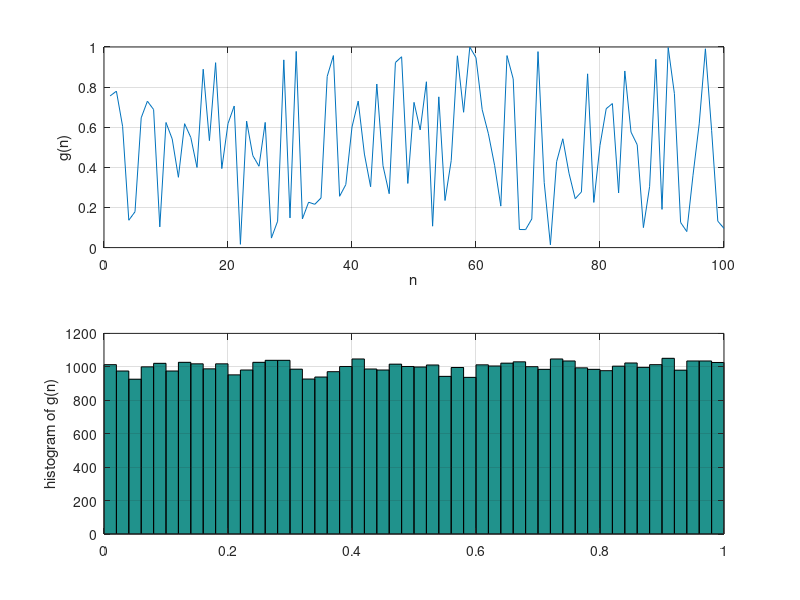

This figure's MATLAB source:
clear;           %清除内存中可能保留的MATLAB变量
N = 50000;       % 噪声信号的长度
g = rand(1, N);  % 产生均匀分布的伪随机数，即白噪声，均值约为0.5
g_mean = mean(g);  % 计算均值
power_g = var(g);  % 计算方差

subplot(211);    % 在一个图上分成上、下两个子图
plot(g(1:100));  % 绘制信号中的前100个点
grid on;         % 给图形加上网格
ylabel('g(n)');  % 给y轴加标注
xlabel('n');     % 给x轴加标注

subplot(212);
hist(g, 50);  % 基于向量g中的元素创建直方图
grid on;
ylabel('histogram of g(n)');

disp(['均值: ', num2str(g_mean)]);
disp(['方差: ', num2str(power_g)]);
